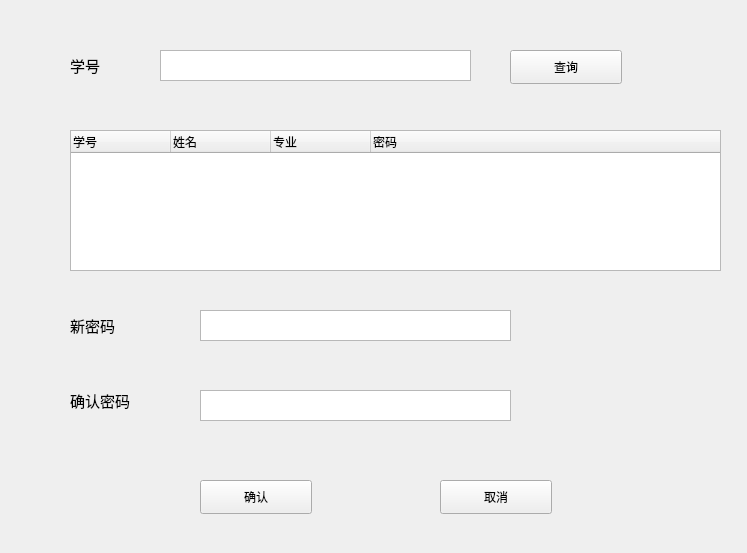
<?xml version="1.0" encoding="UTF-8"?>
<ui version="4.0">
 <class>ChangePassword</class>
 <widget class="QWidget" name="ChangePassword">
  <property name="geometry">
   <rect>
    <x>0</x>
    <y>0</y>
    <width>747</width>
    <height>553</height>
   </rect>
  </property>
  <property name="windowTitle">
   <string>ChangePassword</string>
  </property>
  <widget class="QLabel" name="label">
   <property name="geometry">
    <rect>
     <x>70</x>
     <y>50</y>
     <width>61</width>
     <height>31</height>
    </rect>
   </property>
   <property name="font">
    <font>
     <pointsize>11</pointsize>
    </font>
   </property>
   <property name="text">
    <string>学号</string>
   </property>
  </widget>
  <widget class="QTextEdit" name="textEdit">
   <property name="geometry">
    <rect>
     <x>160</x>
     <y>50</y>
     <width>311</width>
     <height>31</height>
    </rect>
   </property>
  </widget>
  <widget class="QPushButton" name="pushButton">
   <property name="geometry">
    <rect>
     <x>510</x>
     <y>50</y>
     <width>112</width>
     <height>34</height>
    </rect>
   </property>
   <property name="text">
    <string>查询</string>
   </property>
  </widget>
  <widget class="QTreeWidget" name="treeWidget">
   <property name="geometry">
    <rect>
     <x>70</x>
     <y>130</y>
     <width>651</width>
     <height>141</height>
    </rect>
   </property>
   <column>
    <property name="text">
     <string>学号</string>
    </property>
   </column>
   <column>
    <property name="text">
     <string>姓名</string>
    </property>
   </column>
   <column>
    <property name="text">
     <string>专业</string>
    </property>
   </column>
   <column>
    <property name="text">
     <string>密码</string>
    </property>
   </column>
  </widget>
  <widget class="QLabel" name="label_2">
   <property name="geometry">
    <rect>
     <x>70</x>
     <y>310</y>
     <width>81</width>
     <height>31</height>
    </rect>
   </property>
   <property name="font">
    <font>
     <pointsize>11</pointsize>
    </font>
   </property>
   <property name="text">
    <string>新密码</string>
   </property>
  </widget>
  <widget class="QLabel" name="label_3">
   <property name="geometry">
    <rect>
     <x>70</x>
     <y>380</y>
     <width>101</width>
     <height>41</height>
    </rect>
   </property>
   <property name="font">
    <font>
     <pointsize>11</pointsize>
    </font>
   </property>
   <property name="text">
    <string>确认密码</string>
   </property>
  </widget>
  <widget class="QTextEdit" name="textEdit_2">
   <property name="geometry">
    <rect>
     <x>200</x>
     <y>310</y>
     <width>311</width>
     <height>31</height>
    </rect>
   </property>
  </widget>
  <widget class="QTextEdit" name="textEdit_3">
   <property name="geometry">
    <rect>
     <x>200</x>
     <y>390</y>
     <width>311</width>
     <height>31</height>
    </rect>
   </property>
  </widget>
  <widget class="QPushButton" name="pushButton_2">
   <property name="geometry">
    <rect>
     <x>200</x>
     <y>480</y>
     <width>112</width>
     <height>34</height>
    </rect>
   </property>
   <property name="text">
    <string>确认</string>
   </property>
  </widget>
  <widget class="QPushButton" name="pushButton_3">
   <property name="geometry">
    <rect>
     <x>440</x>
     <y>480</y>
     <width>112</width>
     <height>34</height>
    </rect>
   </property>
   <property name="text">
    <string>取消</string>
   </property>
  </widget>
 </widget>
 <resources/>
 <connections/>
</ui>
